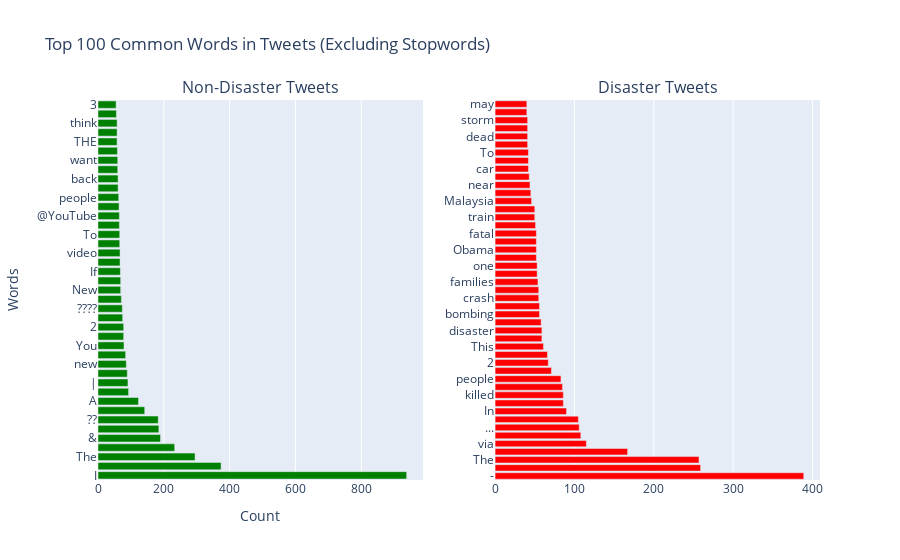

The cell this chart's notebook holds for it:
### Markdown cell above
♻️ Les mots les plus communs

### Code cell
plot_most_common_words(raw=True, top=100)

### Figure 1 — Plotly figure (JSON) as saved in the notebook; plotly's stock layout.template omitted (floating-point values rounded to 4 significant figures)
{"data": [{"marker": {"color": "green"}, "name": "Non-Disaster", "orientation": "h", "type": "bar", "x": [938, 374, 295, 233, 190, 185, 183, 142, 123, 93, 91, 89, 86, 84, 79, 78, 78, 75, 74, 71, 69, 69, 68, 67, 67, 66, 66, 65, 65, 64, 63, 61, 61, 60, 60, 59, 58, 58, 58, 56, 55], "xaxis": "x", "y": ["I", "-", "The", "like", "&amp;", "I'm", "??", "get", "A", "via", "|", "one", "new", "would", "You", "My", "2", "got", "????", "know", "New", "Full", "If", "going", "video", "see", "To", "In", "@YouTube", "body", "people", "still", "back", "time", "want", "love", "THE", "go", "think", "can't", "3"], "yaxis": "y"}, {"marker": {"color": "red"}, "name": "Disaster", "orientation": "h", "type": "bar", "x": [389, 259, 257, 167, 115, 108, 106, 105, 90, 86, 86, 85, 83, 71, 67, 66, 61, 59, 59, 58, 56, 56, 55, 55, 54, 53, 53, 52, 52, 52, 52, 51, 50, 50, 46, 45, 44, 43, 42, 42, 42, 41, 41, 41, 41, 40, 40], "xaxis": "x2", "y": ["-", "I", "The", "A", "via", "fire", "...", "&amp;", "In", "California", "killed", "like", "people", "suicide", "2", "More", "This", "Hiroshima", "disaster", "Northern", "bombing", "bomber", "crash", "bomb", "families", "fires", "one", "police", "Obama", "buildings", "fatal", "|", "train", "burning", "Malaysia", "News", "near", "nuclear", "car", "Police", "To", "get", "dead", "After", "storm", "I'm", "may"], "yaxis": "y2"}], "layout": {"annotations": [{"font": {"size": 16}, "showarrow": false, "text": "Non-Disaster Tweets", "x": 0.225, "xanchor": "center", "xref": "paper", "y": 1, "yanchor": "bottom", "yref": "paper"}, {"font": {"size": 16}, "showarrow": false, "text": "Disaster Tweets", "x": 0.775, "xanchor": "center", "xref": "paper", "y": 1, "yanchor": "bottom", "yref": "paper"}], "showlegend": false, "title": {"text": "Top 100 Common Words in Tweets (Excluding Stopwords)"}, "xaxis": {"anchor": "y", "domain": [0, 0.45], "title": {"text": "Count"}}, "xaxis2": {"anchor": "y2", "domain": [0.55, 1]}, "yaxis": {"anchor": "x", "domain": [0, 1], "title": {"text": "Words"}}, "yaxis2": {"anchor": "x2", "domain": [0, 1]}}}
